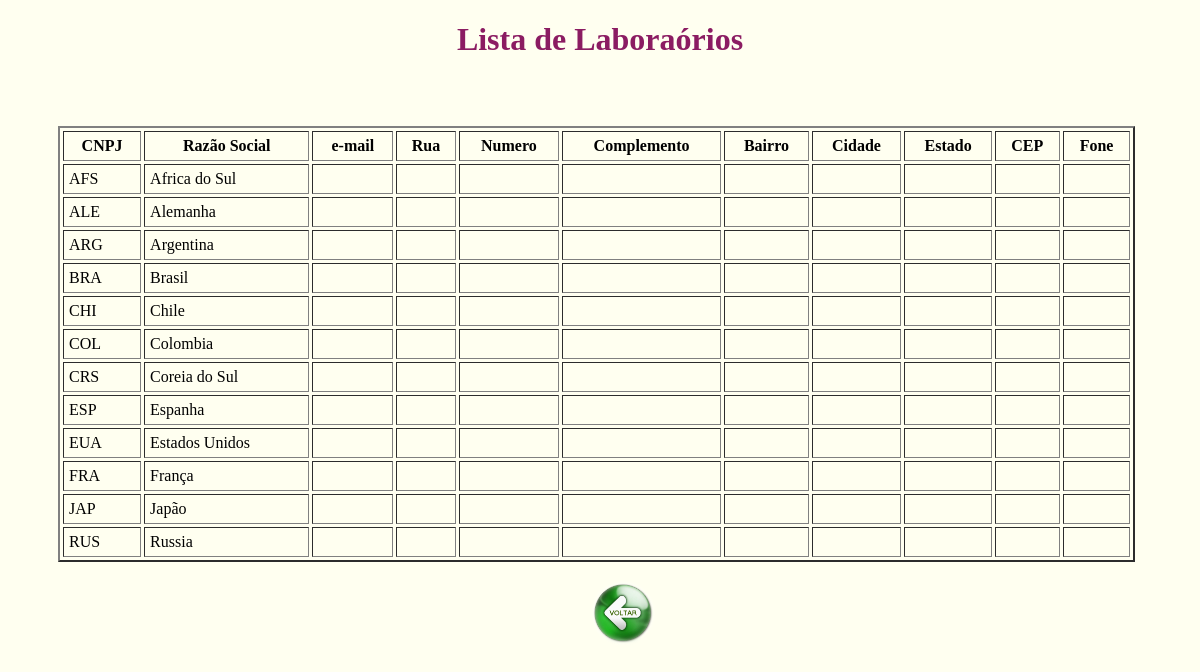
/laboratorio/view_lab.php, run on the app's committed database.
### tables this page shows
create table pais(
sigla_pais varchar(5) not null,
nome_pais varchar(20) not null,
primary key (sigla_pais)
);

### laboratorio/view_lab.php (the view, shortened to what this page needs)
<?php require_once '../php_action/db_connect.php'; ?>
<!DOCTYPE html>
<html>
<head>
	<link type="text/css" rel="stylesheet" href="../php_action/stylesheet.css"/>
</head>
<body>
	<h1> <center>Lista de Laboraórios</center> </h1>
<div class="manageMember">
	<br><br>
	<table border="2" cellspacing="3" cellpadding="5">
		<thead>
			<tr>
				<th>CNPJ</th>
				<th>Razão Social</th>
				<th>e-mail</th>
				<th>Rua</th>
				<th>Numero</th>
				<th>Complemento</th>
				<th>Bairro</th>
				<th>Cidade</th>
				<th>Estado</th>
				<th>CEP</th>
				<th>Fone</th>
			</tr>
		</thead>
		<tbody>
			<?php
			$sql = "SELECT * FROM pais";
			$result = $connect->query($sql);
			if($result->num_rows > 0) {
				while($row = $result->fetch_assoc()) {
					echo "<tr>
						<td>".$row['sigla_pais']."</td>
						<td>".$row['nome_pais']."</td>
						<td></td>
						<td></td>
						<td></td>
						<td></td>
						<td></td>
						<td></td>
						<td></td>
						<td></td>
						<td></td>
					</tr>";
				}
			} else {
				echo "<tr><td colspan='5'><center>Não há países atualmente.</center></td></tr>";
			}
			?>
		</tbody>
	</table>
	<form method="post" action="./crud_lab.php">
	<br><center>&emsp; &emsp; &emsp; &emsp; &emsp; &emsp; &emsp; &emsp; &emsp; &emsp; &emsp; &emsp; &emsp; &emsp; &emsp; <input type="image" src="../botao_voltar.png" alt="Submit" width="65" height="65"></center>
	</form>
</div>
</body>
</html>

### php_action/stylesheet.css (style rules this page uses)
h1 { color: #8B1C62; }

### laboratorio/view_lab.php (style rules this page uses)
body { background: #FFFFF0; }
.manageMember { width: 70%; margin: 10px 30px 30px 50px; }
table { width: 130%; height: 20%; margin-top: 10px; }

### data on the page
pais: sigla_pais "AFS", nome_pais "Africa do Sul"
pais: sigla_pais "ALE", nome_pais "Alemanha"
pais: sigla_pais "ARG", nome_pais "Argentina"
pais: sigla_pais "BRA", nome_pais "Brasil"
pais: sigla_pais "CHI", nome_pais "Chile"
pais: sigla_pais "COL", nome_pais "Colombia"
pais: sigla_pais "CRS", nome_pais "Coreia do Sul"
pais: sigla_pais "ESP", nome_pais "Espanha"
pais: sigla_pais "EUA", nome_pais "Estados Unidos"
pais: sigla_pais "FRA", nome_pais "França"
pais: sigla_pais "JAP", nome_pais "Japão"
pais: sigla_pais "RUS", nome_pais "Russia"
